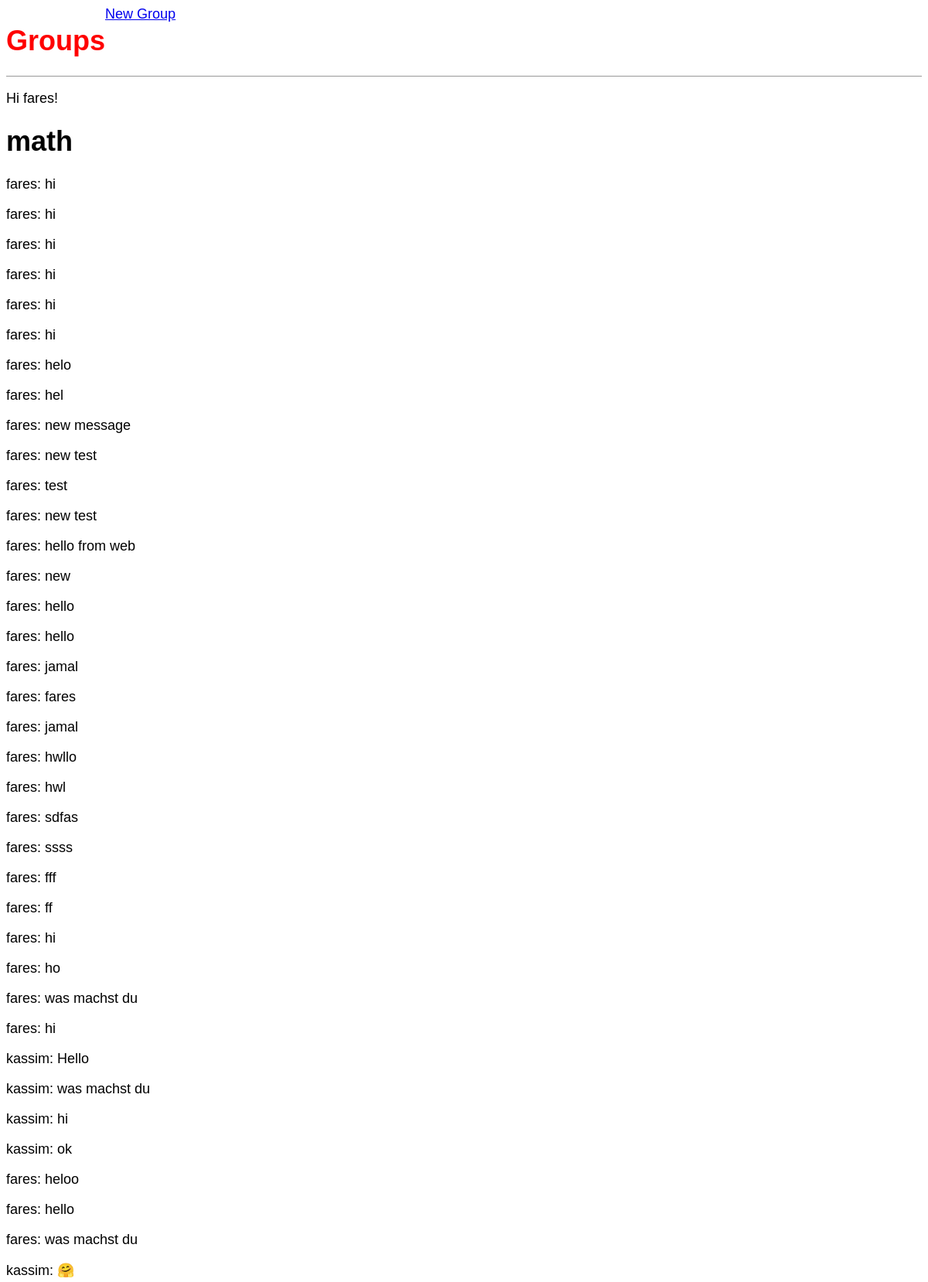
The page /group/2/ (signed in, upper part) on the database its author committed.
### account/models.py (models this page shows, shortened)
class User(AbstractBaseUser, PermissionsMixin):
    username_validator = UnicodeUsernameValidator()
    username = models.CharField(
        _("username"),
        max_length=150,
        unique=True,
        help_text=_(
            "Required. 150 characters or fewer. Letters, digits and @/./+/-/_ only."
        ),
        validators=[username_validator],
        error_messages={
            "unique": _("A user with that username already exists."),
        },
    )
    email = models.EmailField(_("email address"), blank=True, unique=True)
    first_name = models.CharField(_("first name"), max_length=150, blank=True)
    last_name = models.CharField(_("last name"), max_length=150, blank=True)
    phone_number = models.CharField(max_length=20)
    birthday = models.DateField()
    is_staff = models.BooleanField(
        _("staff status"),
        default=False,
        help_text=_("Designates whether the user can log into this admin site."),
    )
    is_active = models.BooleanField(
        _("active"),
        default=True,
        help_text=_(
            "Designates whether this user should be treated as active. "
            "Unselect this instead of deleting accounts."
        ),
    )
    is_eighteen = models.BooleanField(
        _("Is Eighteen"),
        default=False,
        help_text=_("Check this box if the user is eighteen years old."),
    )
    date_joined = models.DateTimeField(_("date joined"), default=timezone.now)
    objects = CustomAccountManager()
    USERNAME_FIELD = 'username'
    REQUIRED_FIELDS = ['email', 'first_name', 'last_name', 'phone_number', 'birthday']
    class Meta:
        verbose_name = "user"
        verbose_name_plural = "users"

### chat/models.py (models this page shows, shortened)
class Group(models.Model):
    admin = models.ForeignKey(User, on_delete=models.CASCADE, related_name="user")
    name = models.CharField(max_length=100)
    description = models.TextField()
    members = models.ManyToManyField(User)

class Message(models.Model):
    sender = models.ForeignKey(User, on_delete=models.CASCADE)
    group = models.ForeignKey(Group, on_delete=models.CASCADE)
    content = models.TextField()
    timestamp = models.DateTimeField(auto_now_add=True)
    is_translated= models.BooleanField(default=False)
    class Meta:
        verbose_name = "message"
        verbose_name_plural = "messages"

### chat/views.py (the view, shortened to what this page needs)
# urls.py: path('group/<int:pk>/', GroupChatView.as_view() , name='room'),
class GroupChatView(LoginRequiredMixin,View):
    template_name = 'room.html'
    def get(self, request, pk):
        group = get_object_or_404(Group, pk=pk)
        messages = Message.objects.filter(group=group)
        return render(request, self.template_name, {'group': group, 'messages': messages})

### templates/room.html (shortened to what this page needs)
{% extends "base.html"%}
{% block content %}
<h1>{{ group.name }}</h1>
<div id="chat-history">
    {% for message in messages %}
        <p>{{ message.sender.username }}: {{ message.content }}</p>
    {% endfor %}
</div>
{%endblock content%}

### templates/base.html (shortened to what this page needs)
{% load static %}
<!DOCTYPE html>
<html lang="en">
<head>
    <link href="{% static 'css/base.css' %}" rel="stylesheet">
</head>
<body>
    <header>
        <h1><a href="{% url 'home' %}">Groups</a></h1>
        <a href="{% url 'group_new' %}">New Group</a>
    </header>
    {% if user.is_authenticated %}
    <p>Hi {{ user.username }}!</p>
    <div>
        {% block content %}
        {% endblock content %}
    </div>
    {% else %}
    <p>You are not logged in</p>
    <a href="{% url 'login' %}">Log In</a>
    {% block login %}
    {% endblock login %}
    {% endif %}
</body>
</html>

### static/css/base.css (style rules this page uses)
body { font-family : 'Source Sans Pro', sans-serif; font-size : 18px; }
header { border-bottom: 1px solid #999; margin-bottom: 2 rem; display: flex; }
header h1 a { color: red; text-decoration: none; }

### rows shown on the page
User: username "fares"
Group: name "math"
Message: sender.username "fares", content "hi"
Message: sender.username "fares", content "hi"
Message: sender.username "fares", content "hi"
Message: sender.username "fares", content "hi"
Message: sender.username "fares", content "hi"
Message: sender.username "fares", content "hi"
Message: sender.username "fares", content "helo"
Message: sender.username "fares", content "hel"
Message: sender.username "fares", content "new message"
Message: sender.username "fares", content "new test"
Message: sender.username "fares", content "test"
Message: sender.username "fares", content "new test"
Message: sender.username "fares", content "hello from web"
Message: sender.username "fares", content "new"
Message: sender.username "fares", content "hello"
Message: sender.username "fares", content "hello"
Message: sender.username "fares", content "jamal"
Message: sender.username "fares", content "fares"
Message: sender.username "fares", content "jamal"
Message: sender.username "fares", content "hwllo"
Message: sender.username "fares", content "hwl"
Message: sender.username "fares", content "sdfas"
Message: sender.username "fares", content "ssss"
Message: sender.username "fares", content "fff"
Message: sender.username "fares", content "ff"
Message: sender.username "fares", content "hi"
Message: sender.username "fares", content "ho"
Message: sender.username "fares", content "was machst du"
Message: sender.username "fares", content "hi"
Message: sender.username "kassim", content "Hello"
Message: sender.username "kassim", content "was machst du"
Message: sender.username "kassim", content "hi"
Message: sender.username "kassim", content "ok"
Message: sender.username "fares", content "heloo"
Message: sender.username "fares", content "hello"
Message: sender.username "fares", content "was machst du"
Message: sender.username "kassim", content "🤗"
